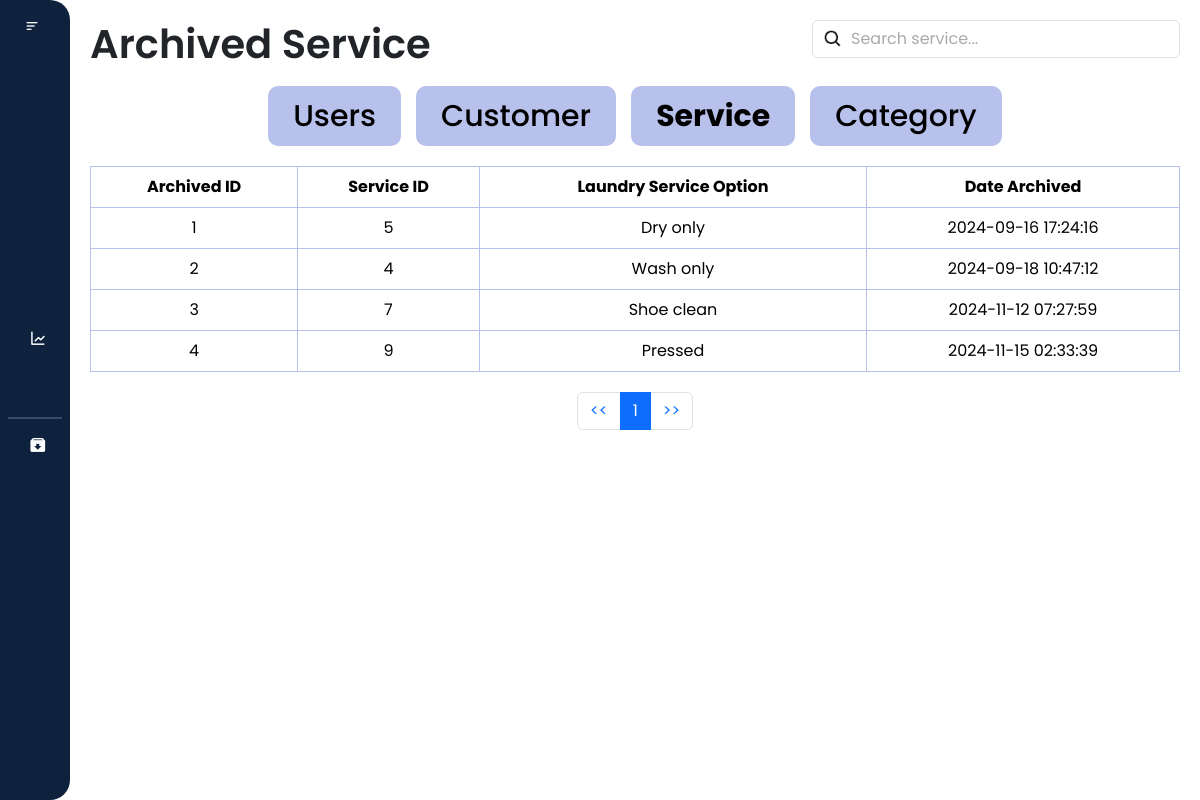
Before: /laundry_system/archived/archive_service.php (signed in) with the older database file.
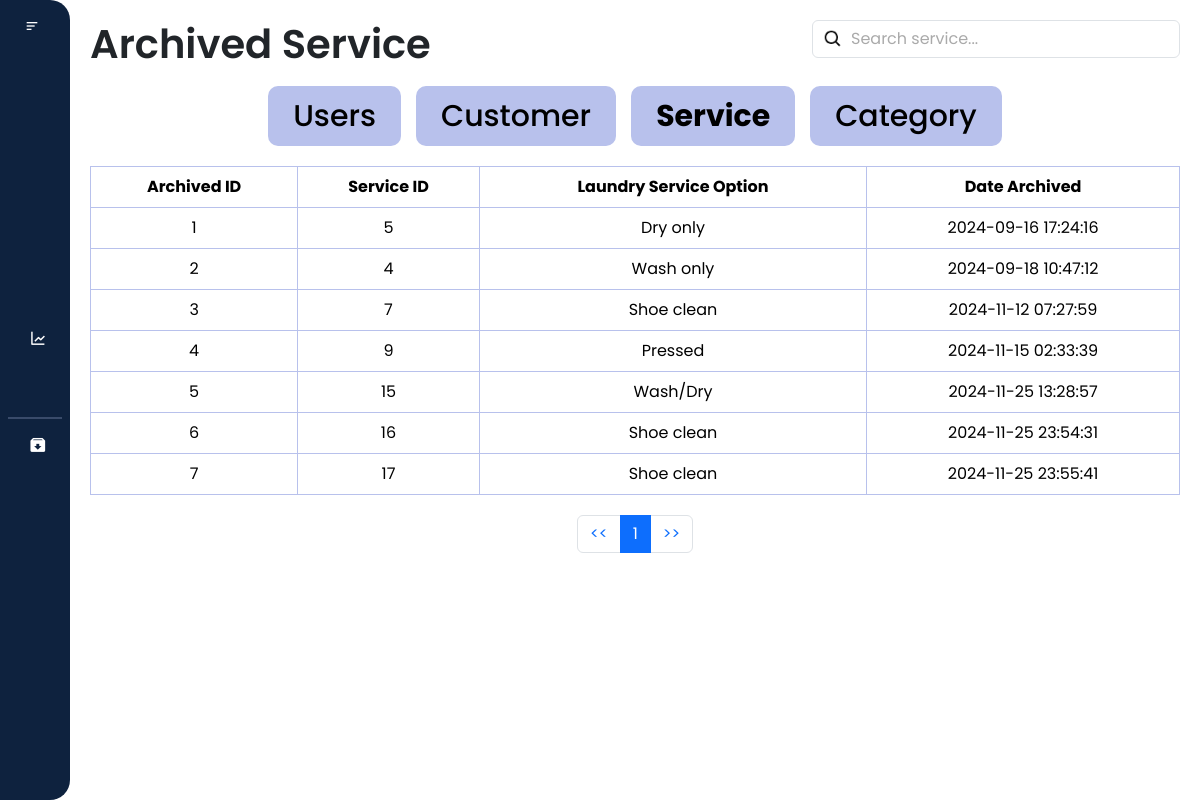
After: the same page with the newer database file.
### tables this page shows
CREATE TABLE `archived_service` (
  `archive_id` int(11) NOT NULL,
  `service_id` int(11) NOT NULL,
  `laundry_service_option` varchar(255) NOT NULL,
  `archived_at` timestamp NOT NULL DEFAULT current_timestamp()
);

### laundry_system/archived/archive_service.php (the view, shortened to what the changed rows need)
<?php
require '../database.php';
?>
<!DOCTYPE html>
<html lang="en">
<head>
    <link href="https://cdn.jsdelivr.net/npm/bootstrap@5.3.3/dist/css/bootstrap.min.css" rel="stylesheet"
>
    <link href="https://cdn.lineicons.com/4.0/lineicons.css" rel="stylesheet" />
    <link href='https://unpkg.com/boxicons@2.1.4/css/boxicons.min.css' rel='stylesheet'>
    <link rel="stylesheet" href="archive_service.css">
</head>
<body>
    <div class="wrapper">
        <div class="main-content">
            <nav>
                <div class="d-flex justify-content-between" id="navbar">
                    <h1>Archived Service</h1>
                </div>
            </nav>
            <div class="table-responsive">
                <table class="table table-bordered text-center">
                        <thead>
                            <tr class="bg-dark text-white">
                                <th>Archived ID</th>
                                <th>Service ID</th>
                                <th>Laundry Service Option</th>
                                <th>Date Archived</th>
                            </tr>
                        </thead>
                        <tbody id = "archive_service_table">
                            <?php
                            $query = "SELECT * FROM archived_service";
                            $result = mysqli_query($conn, $query);
                            if ($result && $result->num_rows > 0) {
                                while ($row = mysqli_fetch_assoc($result)) {
                                ?>
                                    <tr>
                                        <td><?php echo $row['archive_id']; ?></td>
                                        <td><?php echo $row['service_id']; ?></td>
                                        <td><?php echo $row['laundry_service_option']; ?></td>
                                        <td><?php echo $row['archived_at']; ?></td>
                                    </tr>
                                <?php
                                    }
                            } else {
                            ?>
                            <tr>
                                <td colspan="4">No archived laundry service option found.</td>
                            </tr>
                                <?php
                            }
                            ?>
                        </tbody>
                </table>
            </div>
        </div>
    </div>
</body>

Changed rows visible on the page:
added archived_service: archive_id "5", service "15", laundry_service_option "Wash/Dry", archived_at "2024-11-25 13:28:57"
added archived_service: archive_id "6", service "16", laundry_service_option "Shoe clean", archived_at "2024-11-25 23:54:31"
added archived_service: archive_id "7", service "17", laundry_service_option "Shoe clean", archived_at "2024-11-25 23:55:41"
